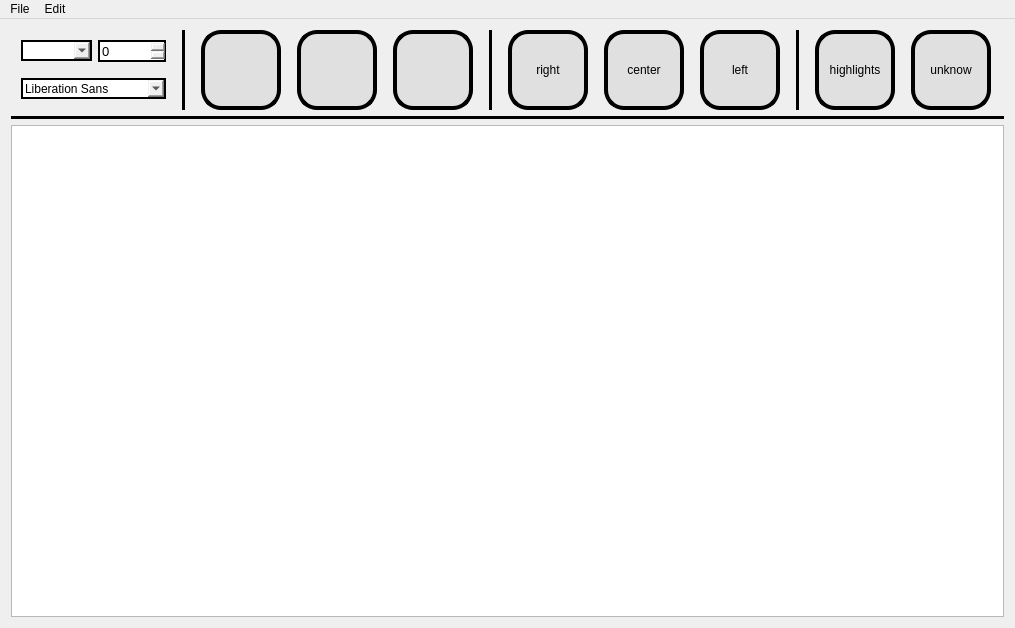
<?xml version="1.0" encoding="UTF-8"?>
<ui version="4.0">
 <class>MainWindow</class>
 <widget class="QMainWindow" name="MainWindow">
  <property name="geometry">
   <rect>
    <x>0</x>
    <y>0</y>
    <width>1015</width>
    <height>628</height>
   </rect>
  </property>
  <property name="sizePolicy">
   <sizepolicy hsizetype="Preferred" vsizetype="Preferred">
    <horstretch>1</horstretch>
    <verstretch>0</verstretch>
   </sizepolicy>
  </property>
  <property name="windowTitle">
   <string>MyNote</string>
  </property>
  <property name="styleSheet">
   <string notr="true">#centralWidget
{
        border-image: url(:/background/images/shimmering-gold-stars-moon-watercolor-background.jpg);
}

QPushButton{
        border-radius: 20px;
        background-color: #E0E0E0;
        border: 4px solid;
}

QPushButton:hover{
        border-radius: 20px;
        background-color: #F5F5F5;
        border: 4px solid;
}

QPushButton:pressed{
        border-radius: 20px;
        background-color: #9E9E9E;
        border: 4px solid;
}

QComboBox {
        border: 2px solid;
}

QSpinBox {
        border: 2px solid;
}


</string>
  </property>
  <property name="documentMode">
   <bool>false</bool>
  </property>
  <property name="tabShape">
   <enum>QTabWidget::Rounded</enum>
  </property>
  <widget class="QWidget" name="centralWidget">
   <layout class="QGridLayout" name="gridLayout">
    <item row="0" column="0">
     <layout class="QVBoxLayout" name="verticalLayout">
      <item>
       <layout class="QHBoxLayout" name="horizontalLayout">
        <item>
         <layout class="QVBoxLayout" name="verticalLayout_3">
          <property name="leftMargin">
           <number>0</number>
          </property>
          <item>
           <layout class="QHBoxLayout" name="horizontalLayout_2">
            <item>
             <widget class="QComboBox" name="colorBox">
              <property name="sizePolicy">
               <sizepolicy hsizetype="Preferred" vsizetype="Fixed">
                <horstretch>0</horstretch>
                <verstretch>0</verstretch>
               </sizepolicy>
              </property>
              <property name="font">
               <font>
                <pointsize>10</pointsize>
               </font>
              </property>
              <property name="editable">
               <bool>false</bool>
              </property>
             </widget>
            </item>
            <item>
             <widget class="QSpinBox" name="sizeBox">
              <property name="sizePolicy">
               <sizepolicy hsizetype="Preferred" vsizetype="Fixed">
                <horstretch>0</horstretch>
                <verstretch>0</verstretch>
               </sizepolicy>
              </property>
              <property name="minimumSize">
               <size>
                <width>0</width>
                <height>22</height>
               </size>
              </property>
              <property name="font">
               <font>
                <family>Arial</family>
                <pointsize>10</pointsize>
               </font>
              </property>
              <property name="value">
               <number>0</number>
              </property>
             </widget>
            </item>
           </layout>
          </item>
          <item>
           <layout class="QHBoxLayout" name="horizontalLayout_3">
            <item>
             <widget class="QFontComboBox" name="fontComboBox">
              <property name="sizePolicy">
               <sizepolicy hsizetype="Preferred" vsizetype="Fixed">
                <horstretch>0</horstretch>
                <verstretch>0</verstretch>
               </sizepolicy>
              </property>
              <property name="maximumSize">
               <size>
                <width>145</width>
                <height>16777215</height>
               </size>
              </property>
              <property name="font">
               <font>
                <family>Arial</family>
                <pointsize>10</pointsize>
               </font>
              </property>
             </widget>
            </item>
           </layout>
          </item>
         </layout>
        </item>
        <item>
         <widget class="Line" name="line">
          <property name="frameShadow">
           <enum>QFrame::Plain</enum>
          </property>
          <property name="lineWidth">
           <number>5</number>
          </property>
          <property name="orientation">
           <enum>Qt::Vertical</enum>
          </property>
         </widget>
        </item>
        <item>
         <widget class="QPushButton" name="boldBut">
          <property name="sizePolicy">
           <sizepolicy hsizetype="Expanding" vsizetype="Fixed">
            <horstretch>0</horstretch>
            <verstretch>0</verstretch>
           </sizepolicy>
          </property>
          <property name="minimumSize">
           <size>
            <width>0</width>
            <height>80</height>
           </size>
          </property>
          <property name="maximumSize">
           <size>
            <width>80</width>
            <height>16777215</height>
           </size>
          </property>
          <property name="whatsThis">
           <string>&lt;html&gt;&lt;head/&gt;&lt;body&gt;&lt;p&gt;&lt;br/&gt;&lt;/p&gt;&lt;/body&gt;&lt;/html&gt;</string>
          </property>
          <property name="autoFillBackground">
           <bool>false</bool>
          </property>
          <property name="text">
           <string/>
          </property>
          <property name="icon">
           <iconset resource="img.qrc">
            <normaloff>:/icons/images/bold.png</normaloff>:/icons/images/bold.png</iconset>
          </property>
          <property name="iconSize">
           <size>
            <width>70</width>
            <height>60</height>
           </size>
          </property>
          <property name="shortcut">
           <string>Ctrl+B</string>
          </property>
          <property name="checkable">
           <bool>false</bool>
          </property>
         </widget>
        </item>
        <item>
         <widget class="QPushButton" name="italicsBut">
          <property name="sizePolicy">
           <sizepolicy hsizetype="Expanding" vsizetype="Fixed">
            <horstretch>0</horstretch>
            <verstretch>0</verstretch>
           </sizepolicy>
          </property>
          <property name="minimumSize">
           <size>
            <width>0</width>
            <height>80</height>
           </size>
          </property>
          <property name="maximumSize">
           <size>
            <width>80</width>
            <height>16777215</height>
           </size>
          </property>
          <property name="text">
           <string/>
          </property>
          <property name="icon">
           <iconset resource="img.qrc">
            <normaloff>:/icons/images/italic.png</normaloff>:/icons/images/italic.png</iconset>
          </property>
          <property name="iconSize">
           <size>
            <width>70</width>
            <height>60</height>
           </size>
          </property>
         </widget>
        </item>
        <item>
         <widget class="QPushButton" name="underlineBut">
          <property name="sizePolicy">
           <sizepolicy hsizetype="Expanding" vsizetype="Fixed">
            <horstretch>0</horstretch>
            <verstretch>0</verstretch>
           </sizepolicy>
          </property>
          <property name="minimumSize">
           <size>
            <width>0</width>
            <height>80</height>
           </size>
          </property>
          <property name="maximumSize">
           <size>
            <width>80</width>
            <height>16777215</height>
           </size>
          </property>
          <property name="text">
           <string/>
          </property>
          <property name="icon">
           <iconset resource="img.qrc">
            <normaloff>:/icons/images/underline.png</normaloff>:/icons/images/underline.png</iconset>
          </property>
          <property name="iconSize">
           <size>
            <width>70</width>
            <height>60</height>
           </size>
          </property>
         </widget>
        </item>
        <item>
         <widget class="Line" name="line_2">
          <property name="frameShadow">
           <enum>QFrame::Plain</enum>
          </property>
          <property name="lineWidth">
           <number>5</number>
          </property>
          <property name="orientation">
           <enum>Qt::Vertical</enum>
          </property>
         </widget>
        </item>
        <item>
         <widget class="QPushButton" name="alignRight">
          <property name="sizePolicy">
           <sizepolicy hsizetype="Expanding" vsizetype="Fixed">
            <horstretch>0</horstretch>
            <verstretch>0</verstretch>
           </sizepolicy>
          </property>
          <property name="minimumSize">
           <size>
            <width>0</width>
            <height>80</height>
           </size>
          </property>
          <property name="maximumSize">
           <size>
            <width>80</width>
            <height>16777215</height>
           </size>
          </property>
          <property name="text">
           <string>right</string>
          </property>
         </widget>
        </item>
        <item>
         <widget class="QPushButton" name="alignCenter">
          <property name="sizePolicy">
           <sizepolicy hsizetype="Expanding" vsizetype="Fixed">
            <horstretch>0</horstretch>
            <verstretch>0</verstretch>
           </sizepolicy>
          </property>
          <property name="minimumSize">
           <size>
            <width>0</width>
            <height>80</height>
           </size>
          </property>
          <property name="maximumSize">
           <size>
            <width>80</width>
            <height>16777215</height>
           </size>
          </property>
          <property name="text">
           <string>center</string>
          </property>
         </widget>
        </item>
        <item>
         <widget class="QPushButton" name="alignLeft">
          <property name="sizePolicy">
           <sizepolicy hsizetype="Expanding" vsizetype="Fixed">
            <horstretch>0</horstretch>
            <verstretch>0</verstretch>
           </sizepolicy>
          </property>
          <property name="minimumSize">
           <size>
            <width>0</width>
            <height>80</height>
           </size>
          </property>
          <property name="maximumSize">
           <size>
            <width>80</width>
            <height>16777215</height>
           </size>
          </property>
          <property name="text">
           <string>left</string>
          </property>
         </widget>
        </item>
        <item>
         <widget class="Line" name="line_3">
          <property name="frameShadow">
           <enum>QFrame::Plain</enum>
          </property>
          <property name="lineWidth">
           <number>5</number>
          </property>
          <property name="orientation">
           <enum>Qt::Vertical</enum>
          </property>
         </widget>
        </item>
        <item>
         <widget class="QPushButton" name="hlBut">
          <property name="sizePolicy">
           <sizepolicy hsizetype="Expanding" vsizetype="Fixed">
            <horstretch>0</horstretch>
            <verstretch>0</verstretch>
           </sizepolicy>
          </property>
          <property name="minimumSize">
           <size>
            <width>0</width>
            <height>80</height>
           </size>
          </property>
          <property name="maximumSize">
           <size>
            <width>80</width>
            <height>16777215</height>
           </size>
          </property>
          <property name="text">
           <string>highlights</string>
          </property>
         </widget>
        </item>
        <item>
         <widget class="QPushButton" name="pushButton_8">
          <property name="sizePolicy">
           <sizepolicy hsizetype="Expanding" vsizetype="Fixed">
            <horstretch>0</horstretch>
            <verstretch>0</verstretch>
           </sizepolicy>
          </property>
          <property name="minimumSize">
           <size>
            <width>0</width>
            <height>80</height>
           </size>
          </property>
          <property name="maximumSize">
           <size>
            <width>80</width>
            <height>16777215</height>
           </size>
          </property>
          <property name="text">
           <string>unknow</string>
          </property>
         </widget>
        </item>
       </layout>
      </item>
      <item>
       <widget class="Line" name="line_4">
        <property name="autoFillBackground">
         <bool>false</bool>
        </property>
        <property name="frameShadow">
         <enum>QFrame::Plain</enum>
        </property>
        <property name="lineWidth">
         <number>5</number>
        </property>
        <property name="midLineWidth">
         <number>0</number>
        </property>
        <property name="orientation">
         <enum>Qt::Horizontal</enum>
        </property>
       </widget>
      </item>
      <item>
       <widget class="QTextEdit" name="textEdit">
        <property name="font">
         <font>
          <family>.VnTahoma</family>
          <pointsize>10</pointsize>
         </font>
        </property>
        <property name="styleSheet">
         <string notr="true"/>
        </property>
        <property name="lineWidth">
         <number>0</number>
        </property>
       </widget>
      </item>
     </layout>
    </item>
   </layout>
  </widget>
  <widget class="QMenuBar" name="menuBar">
   <property name="geometry">
    <rect>
     <x>0</x>
     <y>0</y>
     <width>1015</width>
     <height>21</height>
    </rect>
   </property>
   <widget class="QMenu" name="menuFile">
    <property name="sizePolicy">
     <sizepolicy hsizetype="Preferred" vsizetype="Preferred">
      <horstretch>0</horstretch>
      <verstretch>0</verstretch>
     </sizepolicy>
    </property>
    <property name="title">
     <string>File</string>
    </property>
    <addaction name="actionNew"/>
    <addaction name="actionOpen"/>
    <addaction name="actionSave"/>
    <addaction name="actionSave_As"/>
    <addaction name="actionClose"/>
   </widget>
   <widget class="QMenu" name="menuEdit">
    <property name="title">
     <string>Edit</string>
    </property>
    <addaction name="actionCopy"/>
    <addaction name="actionCut"/>
    <addaction name="actionPaste"/>
    <addaction name="actionUndo"/>
    <addaction name="actionRedo"/>
   </widget>
   <addaction name="menuFile"/>
   <addaction name="menuEdit"/>
  </widget>
  <action name="actionNew">
   <property name="text">
    <string>New</string>
   </property>
   <property name="iconText">
    <string>New</string>
   </property>
   <property name="shortcut">
    <string>Ctrl+N</string>
   </property>
   <property name="iconVisibleInMenu">
    <bool>true</bool>
   </property>
  </action>
  <action name="actionOpen">
   <property name="text">
    <string>Open</string>
   </property>
   <property name="shortcut">
    <string>Ctrl+O</string>
   </property>
  </action>
  <action name="actionSave">
   <property name="text">
    <string>Save</string>
   </property>
   <property name="shortcut">
    <string>Ctrl+S</string>
   </property>
  </action>
  <action name="actionCopy">
   <property name="text">
    <string>Copy</string>
   </property>
   <property name="shortcut">
    <string>Ctrl+C</string>
   </property>
  </action>
  <action name="actionCut">
   <property name="text">
    <string>Cut</string>
   </property>
   <property name="shortcut">
    <string>Ctrl+X</string>
   </property>
  </action>
  <action name="actionPaste">
   <property name="text">
    <string>Paste</string>
   </property>
   <property name="shortcut">
    <string>Ctrl+V</string>
   </property>
  </action>
  <action name="actionUndo">
   <property name="text">
    <string>Undo</string>
   </property>
   <property name="shortcut">
    <string>Ctrl+Z</string>
   </property>
  </action>
  <action name="actionRedo">
   <property name="text">
    <string>Redo</string>
   </property>
   <property name="shortcut">
    <string>Ctrl+Y</string>
   </property>
  </action>
  <action name="actionSave_As">
   <property name="text">
    <string>Save As</string>
   </property>
   <property name="shortcut">
    <string>Ctrl+Shift+S</string>
   </property>
  </action>
  <action name="actionClose">
   <property name="text">
    <string>Close</string>
   </property>
   <property name="shortcut">
    <string>Ctrl+F4</string>
   </property>
  </action>
 </widget>
 <layoutdefault spacing="6" margin="11"/>
 <resources>
  <include location="img.qrc"/>
 </resources>
 <connections/>
</ui>
